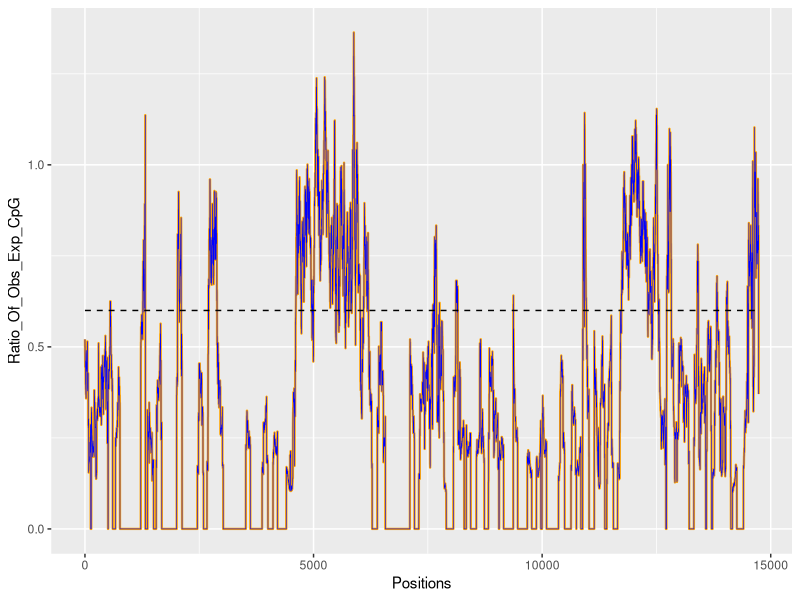
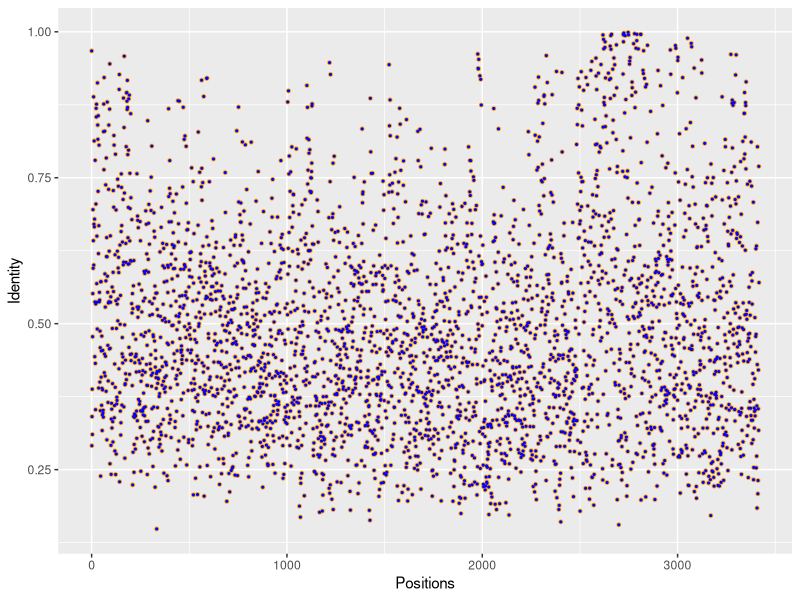
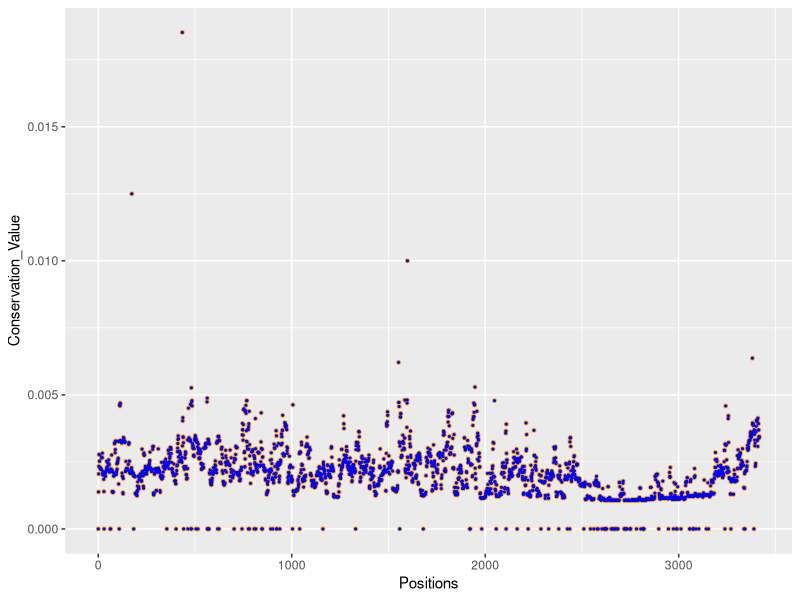

Generate these figures, in order, with R:
install.packages("ggplot2")
install.packages("dplyr")
library("ggplot2")
library(dplyr)

#Task_1_2
data<- read.table('proopiomelanocortin_CpG.txt', h=F)
names(data) <- c('Positions', 'Ratio_Of_Obs_Exp_CpG')

pdf("task_1_2.pdf")

ggplot(data, aes(x = Positions, y= Ratio_Of_Obs_Exp_CpG)) +
  geom_line(colour="Orange", size = 0.8) + geom_line(colour="Blue", size = 0.2) +
  geom_line (aes(y=0.6), lty=2)

dev.off()

#Task_2_3
data<- read.table('identity.txt', sep='\t', h=F)
names(data) <- c('Positions', 'Identity')

pdf("task_2_3.pdf")

ggplot(data, aes(x = Positions, y= Identity)) +
  geom_point(colour="Orange", size = 1.0) + geom_point(colour="Blue", size = 0.4)

dev.off()

#Task_2_4
data<- read.table('basic.txt', sep='\t', h=F)
names(data) <- c('Positions', 'Conservation_Value')

pdf("task_2_4.pdf")

ggplot(data, aes(x = Positions, y= Conservation_Value)) +
  geom_point(colour="Orange", size = 1.0) + geom_point(colour="Blue", size = 0.4)

dev.off()

# I get some idea from this web-site while coloring the graph http://ggplot.yhathq.com/docs/geom_line.html
# It helped a lot for the syntax of dashed line type http://www.sthda.com/english/wiki/line-types-in-r-lty